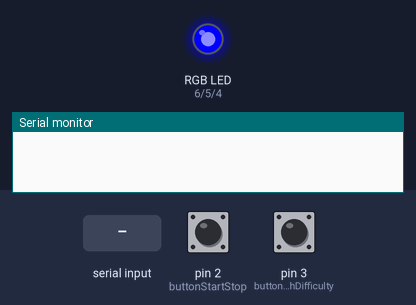
A program run on a simulated Arduino Uno, built with avr-gcc and run on an emulated ATmega328P. Shown: an RGB LED mixed from three pins (HIGH = lit), the last lines printed to the serial monitor. Dashed ring = blinking. The test bench sets the inputs (shaded band); at power-on: pin 2 (buttonStartStop) LOW, pin 3 (buttonSwitchDifficulty) LOW. Random numbers use the default seed unless the program sets one.

Above: at 1.2 s.
1.3 s: pin 2 (buttonStartStop) pulled HIGH for 3.2 s
6.0 s: pin 3 (buttonSwitchDifficulty) pulled HIGH for 1 s
8.5 s: pin 2 (buttonStartStop) pulled HIGH for 1 s
At 9.74 s:
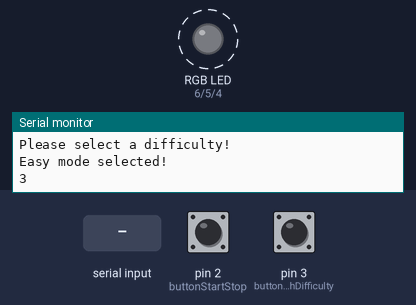
12.5 s: "1\n" received over Serial
At 13.4 s:
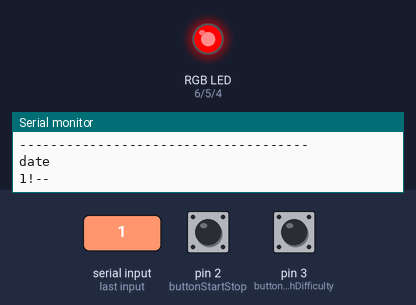
15.5 s: pin 3 (buttonSwitchDifficulty) pulled HIGH for 3.2 s
20.2 s: "0\n" received over Serial
At 25.7 s:
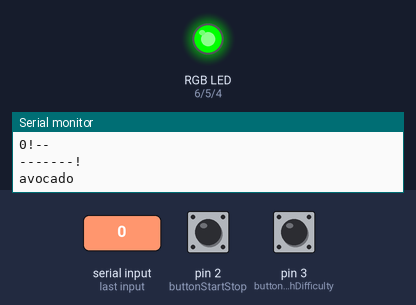
Timing chart, 0 to 26.0 s (numbered marks = the images above; inputs shaded):
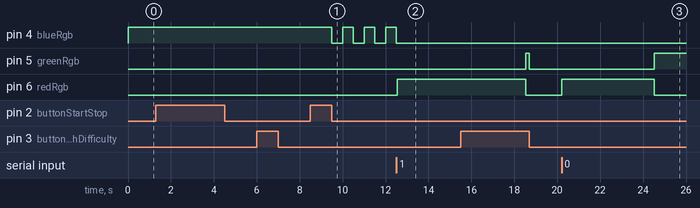

The program:

main.cpp
```cpp
#include <Arduino.h>
//#include <Usart.h>

#define BUFFER_SIZE 50 // Define maximum buffer size
#define redRgb 6
#define greenRgb 5
#define blueRgb 4
#define buttonSwitchDifficulty 3
#define buttonStartStop 2
#define MATRIX_SIZE 10
#define maximumNumberOfWordPerGame  10 //is 10 because at the hard difficulty the time is 3000 and there are 30s

const char* wordMatrix[MATRIX_SIZE][MATRIX_SIZE] = {
    {"apple", "banana", "cherry", "date", "elderberry", "fig", "grape", "honeydew", "kiwi", "lemon"},
    {"mango", "nectarine", "orange", "papaya", "quince", "raspberry", "strawberry", "tangerine", "ugli", "vanilla"},
    {"watermelon", "xigua", "yuzu", "zucchini", "avocado", "blueberry", "cantaloupe", "durian", "eggplant", "fig"},
    {"guava", "honeyberry", "indian fig", "jackfruit", "kumquat", "lime", "mulberry", "nectarine", "olive", "pear"},
    {"peach", "plum", "pomegranate", "quince", "raspberry", "strawberry", "tamarind", "tomato", "ugli", "vanilla"},
    {"watermelon", "xigua", "yuzu", "zucchini", "apricot", "blackberry", "cantaloupe", "dragonfruit", "elderberry", "fig"},
    {"grapefruit", "honeydew", "ice plant", "jabuticaba", "kiwano", "lemon", "mango", "nectarine", "orange", "plum"},
    {"quince", "raspberry", "salak", "tamarillo", "ugli", "voavanga", "watermelon", "ximenia", "yellow passionfruit", "zucchini"},
    {"apple", "banana", "cherry", "date", "elderberry", "fig", "grape", "honeydew", "kiwi", "lemon"},
    {"mango", "nectarine", "orange", "papaya", "quince", "raspberry", "strawberry", "tangerine", "ugli", "vanilla"}
};

int myFunction(int, int);
void switchDifficulty();
void startStop();
void typeRacer();
bool hasUserSendInput();
void chooseTheWordForTheGame();

void setup() {
  // Initialize the random number generator with a random seed
  randomSeed(analogRead(0)); // Use analog input noise to randomize seed
  //USART0_init(MYUBRR);
  Serial.begin(9600);
  pinMode(redRgb, OUTPUT);
  pinMode(greenRgb, OUTPUT);
  pinMode(blueRgb, OUTPUT);
  digitalWrite(redRgb, LOW);
  digitalWrite(greenRgb, LOW);
  digitalWrite(blueRgb, HIGH);
  attachInterrupt(digitalPinToInterrupt(buttonSwitchDifficulty), switchDifficulty, CHANGE);
  attachInterrupt(digitalPinToInterrupt(buttonStartStop), startStop, CHANGE);
}

int difficulty = -1;
bool debouncingSelectDifficulty = false;
long timer;

int i = 0;
long timeAllocatedForTheGame = 30000;
long aux = 0;
int counterWords = 0;
int numberOfCorrectWords = 0;

char buffer[BUFFER_SIZE];
int bufferIndex = 0;

int numberOfWords = 0;
const char * theWordsUsedInTheTypeRacer[maximumNumberOfWordPerGame];
bool startTheGame = false;

void switchDifficulty() {

  digitalWrite(greenRgb, LOW);
  if(debouncingSelectDifficulty == false) {
    timer = millis();
    debouncingSelectDifficulty = true;
  } else if(!startTheGame) {
    long elapsed = millis() - timer;
    if(elapsed >= 1000) {
      difficulty += 1;
      difficulty %= 3;
      switch (difficulty) {
      case 0:
        Serial.println("Easy mode selected!");
        break;
      case 1:
        Serial.println("Medium mode selected!");
        break;
      case 2:
        Serial.println("Hard mode selected!");
        break;
      default:
        Serial.println("Error occured !!");
        break;
      }
      debouncingSelectDifficulty = false;
    }
  }

}


bool debouncingStartStop = false;
bool blickAnimation = false;
long timerOfTheGame;
long timeToWait;
void startStop() {
  if(debouncingStartStop == false) {
    timer = millis();
    debouncingStartStop = true;
  } else {
    long elapsed = millis() - timer;
    if(elapsed >= 1000) {
      switch(difficulty) {
        case -1:
          Serial.println("Please select a difficulty!");
          debouncingStartStop = false;
          return;
          break;
        case 0:
          timeToWait = 6000;
          break;
        case 1:
          timeToWait = 5000;
          break;
        case 2:
          timeToWait = 3000;
          break;
        default:
          break;
      }
      debouncingStartStop = false;
      startTheGame ^= 1;
      if(startTheGame) {
        // Serial.println("A inceput\n");
        i = 0;
        blickAnimation = true;
        timerOfTheGame = millis();
      } else {
        startTheGame = false;
        counterWords = 0; numberOfCorrectWords = 0; i = 0; bufferIndex = 0;
        buffer[bufferIndex] = '\0';
        timerOfTheGame = millis();
        digitalWrite(redRgb, LOW);
        digitalWrite(greenRgb, LOW);
        digitalWrite(blueRgb, HIGH);
      }
    }

  }
}

bool hasUserSendInput() { //return true if user has send his submission, otherwise it return false
  if (Serial.available() > 0) { // Check if data is available to read
    char incomingByte = Serial.read(); // Read the next byte (character)

    // Handle Enter (ASCII 13 or '\n')
    if (incomingByte == '\n' || incomingByte == '\r') {
      if(buffer[0] == '\0') return false;
      return  true;
    }
    // Handle Backspace (ASCII 8)
    else if (incomingByte == 8) {
      if (bufferIndex > 0) {
        bufferIndex--;             // Move back in the buffer
        buffer[bufferIndex] = '\0'; // Remove the last character
        Serial.print("\b \b");      // Optional: update serial monitor output
      }
    }
    // Add regular characters to the buffer
    else if (bufferIndex < BUFFER_SIZE - 1) {
      buffer[bufferIndex] = incomingByte;
      bufferIndex++;
      buffer[bufferIndex] = '\0';   // Null-terminate the string
      Serial.print(incomingByte);   // Echo the character
    }
  }
  return false;
}


void chooseTheWordForTheGame() {
  randomSeed(millis());
  numberOfWords = 30000 / timeToWait;
  if(numberOfWords > maximumNumberOfWordPerGame) {
    Serial.println("errror to many word!!");
  }
  for(int i = 0; i < numberOfWords; i++) {
    theWordsUsedInTheTypeRacer[i] = wordMatrix[i][random(numberOfWords)];
  }
  for(int i = 0; i < numberOfWords; i++) {
    Serial.println(theWordsUsedInTheTypeRacer[i]);
  }
  Serial.println("-------------------------------------");
}

int areStringsIdentical(const char *str1, const char *str2) {
    int i = 0;

    // Check each character of both strings
    while (str1[i] != '\0' && str2[i] != '\0') {
        if (str1[i] != str2[i]) {
            return 0; // Strings are not identical
        }
        i++;
    }

    // Check if both strings ended at the same length
    if (str1[i] == '\0' && str2[i] == '\0') {
        return 1; // Strings are identical
    } else {
        return 0; // Strings are not identical
    }
}

void typeRacer() {
  if(startTheGame) {
    if(blickAnimation) {
      if(i == 0) {
        digitalWrite(redRgb, LOW);
        digitalWrite(greenRgb, LOW);
        digitalWrite(blueRgb, LOW);
        i ++;
        Serial.println(3);
      }
      if(millis() - timerOfTheGame >= 500) {
        aux +=  millis() - timerOfTheGame ;
        digitalWrite(redRgb, LOW);
        digitalWrite(greenRgb, LOW);
        i % 2 == 0 ? digitalWrite(blueRgb, LOW) : digitalWrite(blueRgb, HIGH);
        if(i == 3) Serial.println(2);
        if(i == 5) Serial.println(1);
        timerOfTheGame = millis();
        i++;
      }
      //Asteapta pt 3000 de secunde
      if(i >= 7) {
        i = 0;
        blickAnimation = false;
        Serial.println(aux);
         chooseTheWordForTheGame();
         timerOfTheGame = millis();
        digitalWrite(redRgb, LOW);
        digitalWrite(greenRgb, HIGH);
        digitalWrite(blueRgb, LOW);
      }
      return;
    }
    bool readyToCompareWord = hasUserSendInput();
    //readyToCompareWord ? Serial.println("true") : i = 0;
    if(counterWords <= numberOfWords) {
      if(counterWords == 0) {
        Serial.println(theWordsUsedInTheTypeRacer[0]);
        counterWords++;
      }
      if(readyToCompareWord) {
        if(areStringsIdentical(buffer, theWordsUsedInTheTypeRacer[counterWords-1])) {
          digitalWrite(redRgb, LOW);
          digitalWrite(greenRgb, HIGH);
          digitalWrite(blueRgb, LOW);
          numberOfCorrectWords += 1;
          counterWords ++;
          if(counterWords <= numberOfWords){
            Serial.println("\n-------");Serial.println(theWordsUsedInTheTypeRacer[counterWords-1]);
            digitalWrite(redRgb, LOW);
            digitalWrite(greenRgb, HIGH);
            digitalWrite(blueRgb, LOW);
          }
          timerOfTheGame = millis();
        } else {
          digitalWrite(redRgb, HIGH);
          digitalWrite(greenRgb, LOW);
          digitalWrite(blueRgb, LOW);
          Serial.println("!--");
        }
        bufferIndex = 0;
        buffer[bufferIndex] = '\0'; // Reset the first element to end the string
      }
      if(millis() - timerOfTheGame >= timeToWait) {
        counterWords ++;
        if(counterWords <= numberOfWords) {
          Serial.println("\n-------!");Serial.println(theWordsUsedInTheTypeRacer[counterWords - 1]);
          digitalWrite(redRgb, LOW);
          digitalWrite(greenRgb, HIGH);
          digitalWrite(blueRgb, LOW);
          }
        bufferIndex = 0;
        buffer[bufferIndex] = '\0'; // Reset the first element to end the string
        timerOfTheGame = millis();
      }
      return;
    }
    Serial.print("\nGame over: number of words-");
    Serial.print(numberOfWords);
    Serial.print(" of which correct-");
    Serial.println(numberOfCorrectWords);
    startTheGame = false;
    counterWords = 0; numberOfCorrectWords = 0; i = 0; bufferIndex = 0;
    buffer[bufferIndex] = '\0';
    digitalWrite(redRgb, LOW);
    digitalWrite(greenRgb, LOW);
    digitalWrite(blueRgb, HIGH);
  }
}


void loop() {

  typeRacer();

}
```

Measured:
- after the input at 8.5 s, pin 4 (blueRgb): alternates HIGH for 0.50 s and LOW for 0.50 s, starting after 1.0 s
- after the input at 12.5 s, pin 6 (redRgb): LOW → HIGH at once
- after the input at 20.2 s, pin 6 (redRgb): LOW → HIGH at once, → LOW 4.3 s later
